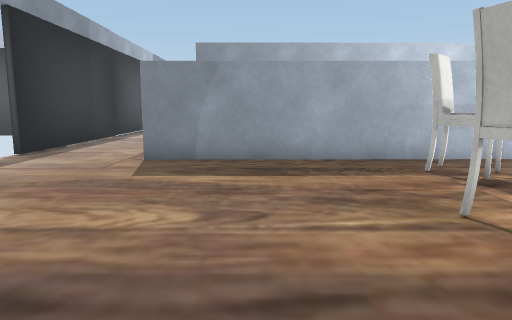
View 1 (above)

24 first-person views from a walk through a scene from a Unity 3-D project. The camera is 1.3 m above the floor, tilts 8° down and sees 70° across. The floor is counted in squares, 1 m on a side. Each view is taken from the middle of a square. On the plan, view 1 faces up. The plan holds only what a view shows up to about 15 squares ahead; the rest is blank. The place goes on beyond the plan. Some surface patterns are stand-ins.

View 2
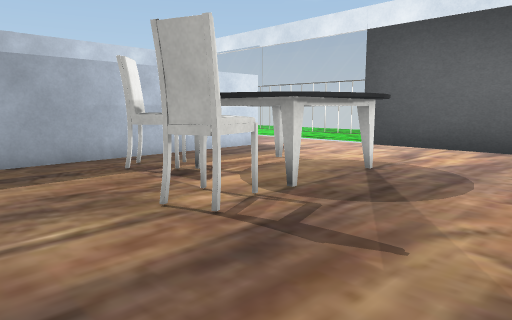

View 3
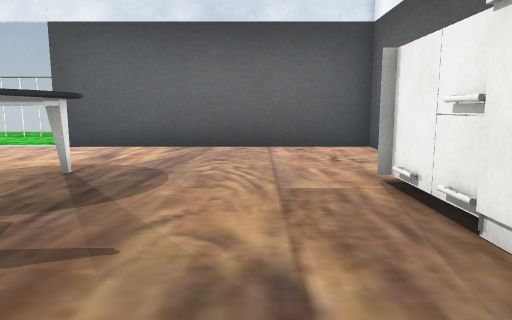

View 4
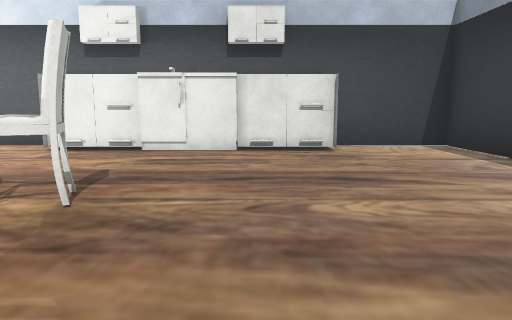

View 5
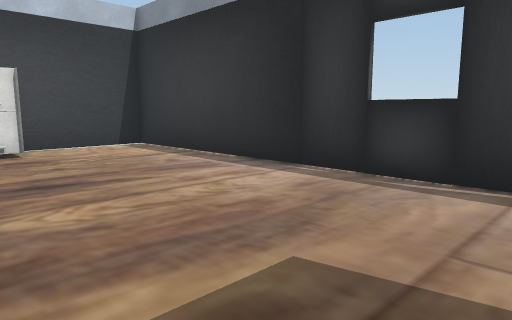

View 6
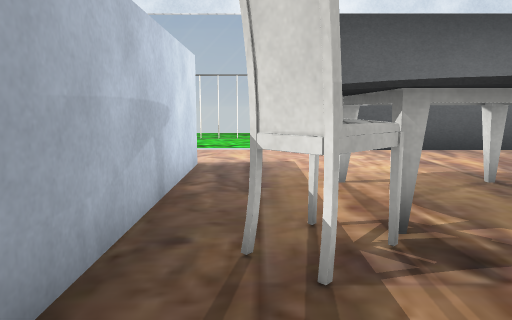

View 7
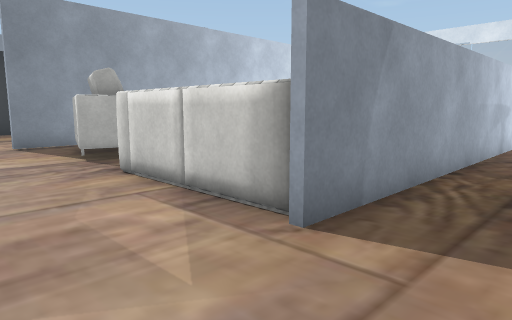

View 8
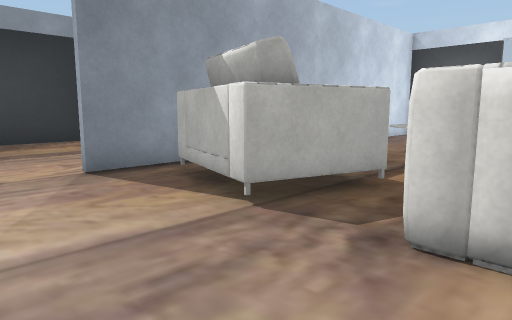

View 9
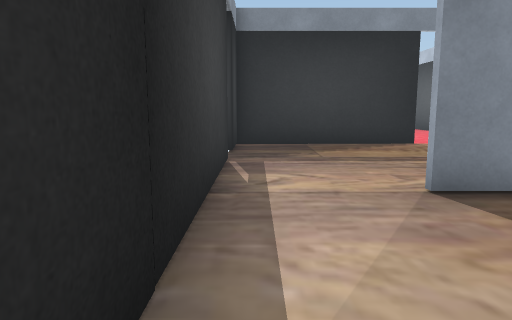

View 10
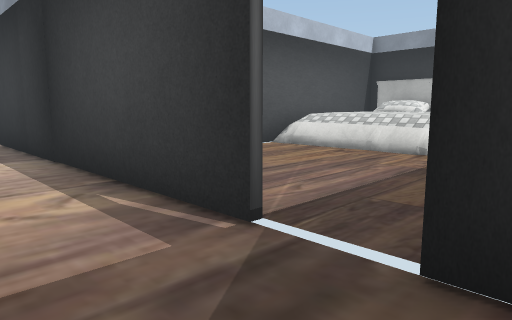

View 11
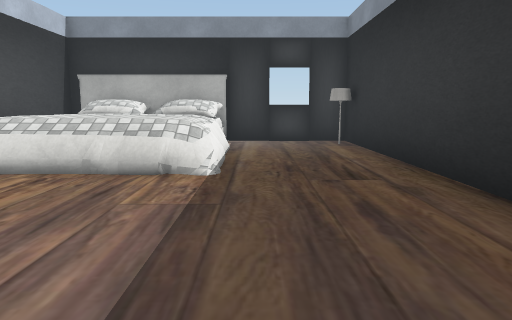

View 12
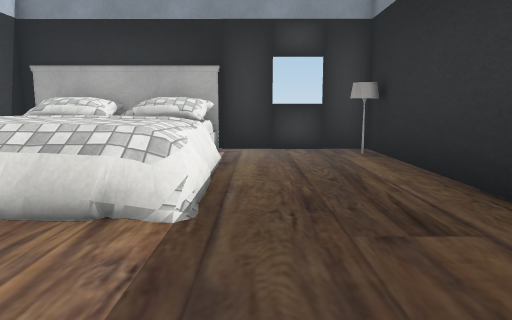

View 13
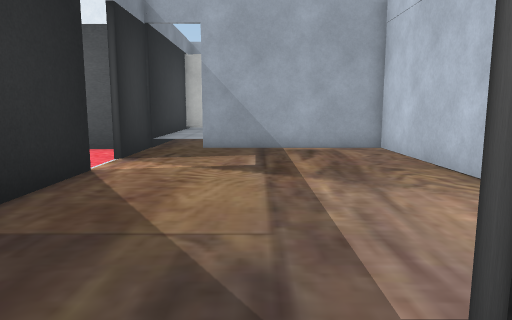

View 14
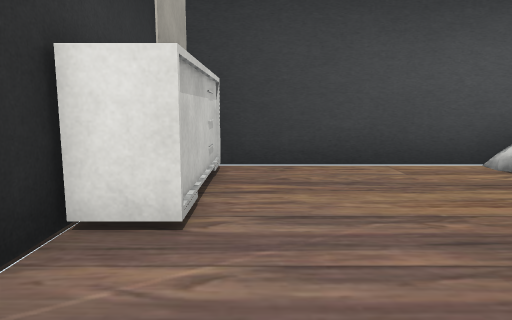

View 15
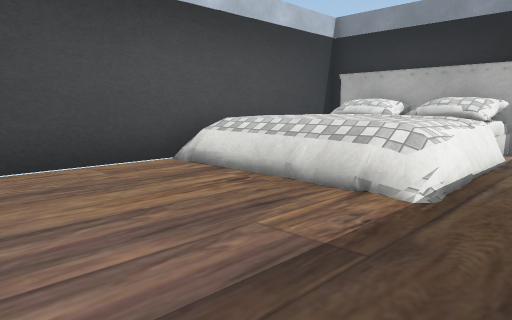

View 16
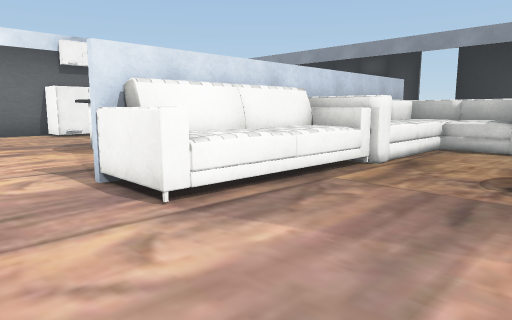

View 17
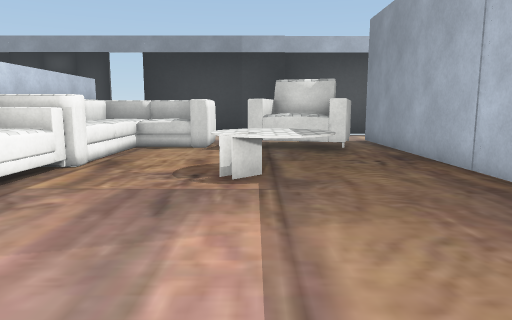

View 18
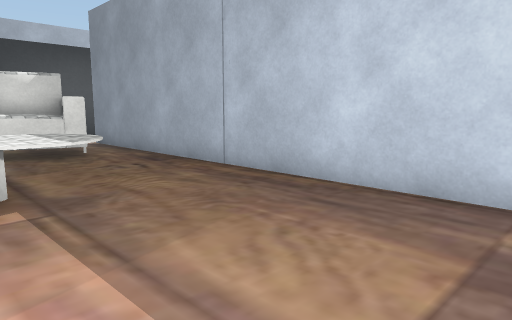

View 19
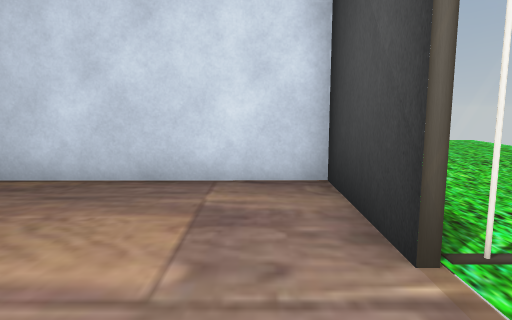

View 20
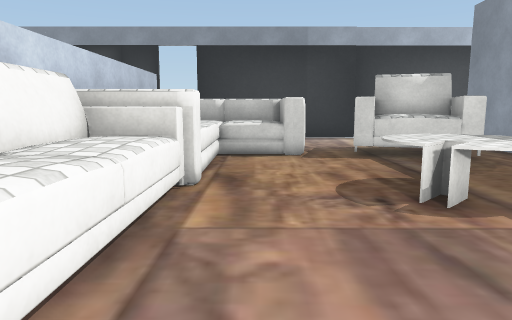

View 21
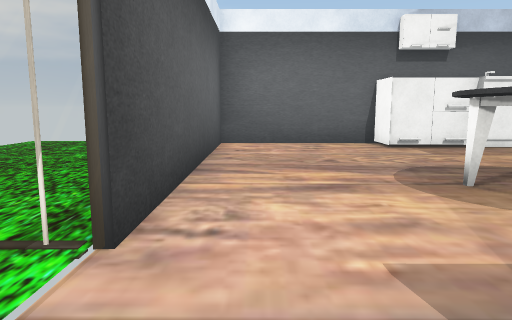

View 22
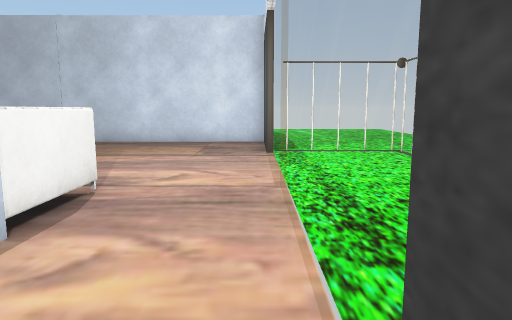

View 23
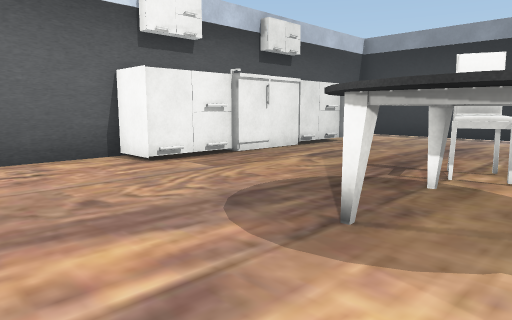

View 24
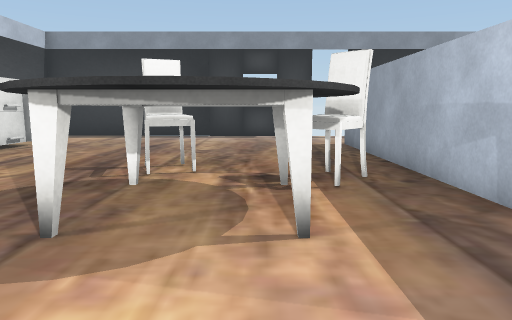

### Floor plan
Key: @ floor where view 1 was taken; # wall or solid block; x gap in a wall; . main floor; : floor 0.25 m higher than the main floor; = window, fence, low wall or low ledge; ^ raised ledge; C chair; T table; L lamp; A TV; Y cylinder; O other object.
Columns run from 22 left of view 1 to 15 right of it. Each row starts with its distance up from view 1.
 31                           #
 30                        ...#
 29 ###########    #######x.x#####
 28 #LL.........   #...........:::
 27 #............. #...........:::
 26 #..............#...........
 25 #..........................
 24 #..OOOOO.......#...........
 23 #OOOOOOOO......#...........#
 22 #OO OOOO......A#...........
 21 #OOOOOOO......A#...############# ##..
 20 #OO OOOO......A#...................#.
 19 #OO O OO......A#....CCCC...........#.
 18 #OOOOOOO#.....##....CCC............#.
 17         ########....CCC..TTT.......YYY
 16                #.....CC..TTT.......=.
 15                #..........TT.......=.
 14                #....##.............=.
 13                #....#^.............=.
 12                #....#^^^^^#OOOOO...=.
 11                #....#^^^  OOOOOO...=.
 10                 ....#######OOOOO...=.
  9                 ...................=.
  8                #..........C........=.
  7                #..........CCTT.....Y
  6                #..........TT TT....#.
  5                #..........CT TT....#.
  4                #.........CCTTTT....#.
  3                #............TT.....#.
  2                #...................#
  1                #...................#
  0                #......@............#
 -1                #...................#
 -2                #....O..T.T..O......#
 -3                #....OOOOTTTOO......#
 -4                #######    ##########

Where each view was taken, in squares from view 1:
view 1: 0 up, 0 right, facing up
view 2: 0 up, 0 right, facing up-right
view 3: 0 up, 0 right, facing right
view 4: 9 up, 0 right, facing down
view 5: 9 up, 0 right, facing down-left
view 6: 8 up, 1 right, facing right
view 7: 7 up, 6 left, facing up-right
view 8: 13 up, 6 left, facing up-right
view 9: 15 up, 6 left, facing up
view 10: 27 up, 4 left, facing down-left
view 11: 25 up, 7 left, facing left
view 12: 25 up, 10 left, facing left
view 13: 25 up, 8 left, facing right
view 14: 26 up, 9 left, facing down
view 15: 26 up, 9 left, facing down-left
view 16: 16 up, 12 right, facing down-left
view 17: 16 up, 12 right, facing left
view 18: 15 up, 11 right, facing up-left
view 19: 14 up, 11 right, facing up
view 20: 13 up, 10 right, facing left
view 21: 10 up, 11 right, facing down
view 22: 6 up, 12 right, facing up
view 23: 6 up, 11 right, facing down-left
view 24: 6 up, 11 right, facing left
